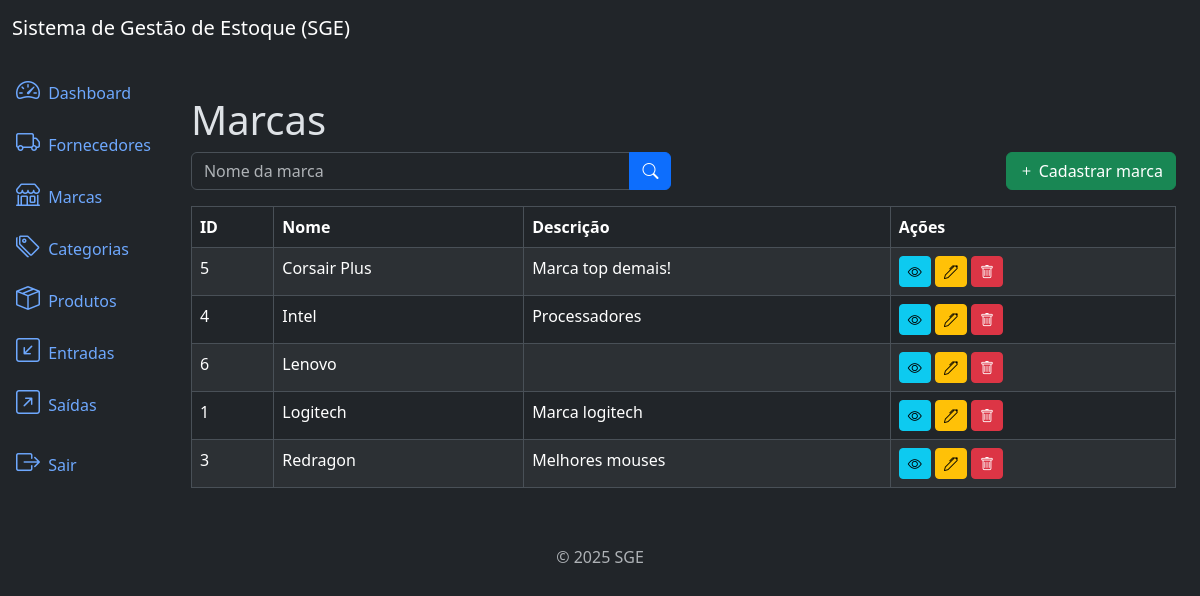
The page /brands/list/ (signed in) on the database as committed earlier.
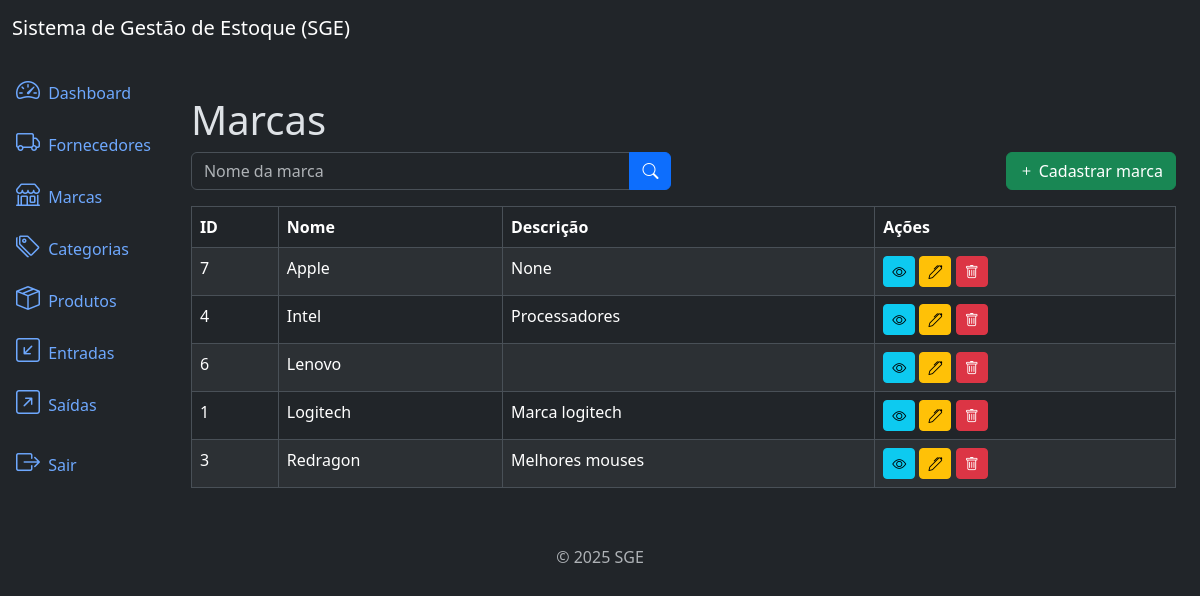
The same page on the database as committed later.
### brands/models.py (models this page shows, shortened)
class Brand(models.Model):
    name = models.CharField(max_length=500)
    description = models.TextField(null=True, blank=True)
    created_at = models.DateTimeField(auto_now_add=True)
    updated_at = models.DateTimeField(auto_now=True)
    class Meta: # Ordena por ordem alfabetica pelo nome
        ordering = ['name']

### brands/views.py (the view)
# urls.py: path('brands/list/', views.BrandListView.as_view(), name='brand_list'),
class BrandListView(LoginRequiredMixin, PermissionRequiredMixin, ListView): # LoginRequiredMixin deve ser o primeiro atributo a ser passado na classe
    model = models.Brand
    template_name = 'brand_list.html'
    context_object_name = 'brands'
    paginate_by = 10 # Define a quantidade de elementos que serão exibidos por página
    permission_required = 'brands.view_brand' # Padrão colocar o nome da app (brands), qual a ação (add, change, delete ou view) e em seguida o nome da model (brand)
    def get_queryset(self): # Método que faz filtros pelo nome da marca
        queryset = super().get_queryset()
        name = self.request.GET.get('name')
        if name:
            queryset = queryset.filter(name__icontains=name)
        return queryset

### brands/templates/brand_list.html (shortened to what this page needs)
{% extends 'base.html' %}
{% block content %}
    <h3 class="display-6">Marcas</h3>
    <div class="row mb-3">
        <div class="col-md-6">
            <form method="get" action="{%  url 'brand_list' %}">
                <div class="input-group">
                    <input type="text" name="name" class="form-control" placeholder="Nome da marca" value="{{ request.GET.name }}">
                    <button type="submit" class="btn btn-primary">
                        <i class="bi bi-search"></i>
                    </button>
                </div>
            </form>
        </div>
        {% if perms.brands.add_brand %}
            <div class="col-md-6">
                <a href="{% url 'brand_create' %}" class="btn btn-success float-end">
                    <i class="bi bi-plus"></i> Cadastrar marca
                </a>
            </div>
        {% endif %}
    </div>
    <div class="table-responsive">
        <table class="table table-striped table-bordered">
            <thead class="thead-dark">
                <tr>
                    <th>ID</th>
                    <th>Nome</th>
                    <th>Descrição</th>
                    <th>Ações</th>
                </tr>
            </thead>
            <tbody>
                {% for brand in brands %}
                    <tr>
                        <td>{{ brand.id }}</td>
                        <td>{{ brand.name }}</td>
                        <td>{{ brand.description }}</td>
                        <td>
                            {% if perms.brands.view_brand %}
                            <a href="{% url 'brand_detail' brand.id %}" class="btn btn-info btn-sm">
                                <i class="bi bi-eye"></i>
                            </a>
                            {% endif %}
                            {% if perms.brands.change_brand %}
                            <a href="{% url 'brand_update' brand.id %}" class="btn btn-warning btn-sm">
                                <i class="bi bi-pen"></i>
                            </a>
                            {% endif %}
                            {% if perms.brands.delete_brand %}
                            <a href="{% url 'brand_delete' brand.id %}" class="btn btn-danger btn-sm">
                                <i class="bi bi-trash"></i>
                            </a>
                            {% endif %}
                        </td>
                    </tr>
                {% endfor %}
            </tbody>
        </table>
    </div>
{% endblock %}

### app/templates/base.html (shortened to what this page needs)
<!DOCTYPE html>
<html lang="pt-br" data-bs-theme="dark">
<head>
    <link href="https://cdn.jsdelivr.net/npm/bootstrap@5.3.3/dist/css/bootstrap.min.css" rel="stylesheet">
    <link rel="stylesheet" href="https://cdn.jsdelivr.net/npm/bootstrap-icons@1.11.3/font/bootstrap-icons.min.css">
</head>
<body>
    {% include 'components/_header.html' %}
    <div class="container-fluid">
        {% if user.is_authenticated %}
            {% include 'components/_sidebar.html' %}
        {% endif %}
        <div class="col py-3">
            <div class="container mt-4">
                <main>
                    {% block content %}{% endblock %}
                </main>
            </div>
        </div>
    </div>
    </div>
    {% include 'components/_footer.html' %}
</body>
</html>

### app/templates/components/_header.html
<nav class="navbar navbar-expand-lg navbar-light bg-dark">
    <div class="container-fluid">
        <a class="navbar-brand text-white" href="#">Sistema de Gestão de Estoque (SGE)</a>
    </div>
</nav>

### app/templates/components/_sidebar.html (shortened to what this page needs)
<div class="row flex-nowrap">
    <div class="col-auto col-md-0 col-xl-0 px-0 bg-dark">
        <div class="d-flex flex-column align-items-center align-items-sm-start px-3 pt-2 text-white">
            <div class="collapse d-sm-block" id="menuCollapse">
                <ul class="nav flex-column align-items-start" id="menu">
                    <li>
                        <a href="{% url 'home' %}" class="nav-link px-0 align-middle">
                            <i class="bi bi-speedometer2 fs-4"></i>
                            <span class="ms-1">Dashboard</span>
                        </a>
                    </li>
                    {% if perms.suppliers.view_supplier %}
                    <li>
                        <a href="{% url 'supplier_list' %}" class="nav-link px-0 align-middle">
                            <i class="bi bi-truck fs-4"></i>
                            <span class="ms-1">Fornecedores</span>
                        </a>
                    </li>
                    {% endif %}
                    {% if perms.brands.view_brand %}
                    <li>
                        <a href="{% url 'brand_list' %}" class="nav-link px-0 align-middle">
                            <i class="bi bi-shop fs-4"></i>
                            <span class="ms-1">Marcas</span>
                        </a>
                    </li>
                    {% endif %}
                    {% if perms.categories.view_category %}
                    <li>
                        <a href="{% url 'category_list' %}" class="nav-link px-0 align-middle">
                            <i class="bi bi-tags fs-4"></i>
                            <span class="ms-1">Categorias</span>
                        </a>
                    </li>
                    {% endif %}
                    {% if perms.products.view_product %}
                    <li>
                        <a href="{%  url 'product_list' %}" class="nav-link px-0 align-middle">
                            <i class="bi bi-box-seam fs-4"></i>
                            <span class="ms-1">Produtos</span>
                        </a>
                    </li>
                    {% endif %}
                    {% if perms.inflows.view_inflow %}
                    <li>
                        <a href="{%  url 'inflow_list' %}" class="nav-link px-0 align-middle">
                            <i class="bi bi-arrow-down-left-square fs-4"></i>
                            <span class="ms-1">Entradas</span>
                        </a>
                    </li>
                    {% endif %}
                    {% if perms.outflows.view_outflow %}
                    <li>
                        <a href="{%  url 'outflow_list' %}" class="nav-link px-0 align-middle">
                            <i class="bi bi-arrow-up-right-square fs-4"></i>
                            <span class="ms-1">Saídas</span>
                        </a>
                    </li>
                    {% endif %}
                    <li class="nav-item">
                        {% if user.is_authenticated %}
                        <form action="{% url 'logout' %}" method="post" id="logout-form"
                            class="nav-link px-0 align-middle">
                            <button type="submit" class="nav-link px-0 align-middle">
                                <i class="bi bi-box-arrow-right fs-4"></i>
                                <span class="ms-1">Sair</span>
                            </button>
                        </form>
                        {% endif %}
                    </li>
                </ul>
            </div>
        </div>
    </div>

### app/templates/components/_footer.html
<footer class="footer mt-auto py-3 text-center">
    <div class="container">
        <span class="text-muted">© 2025 SGE</span>
    </div>
</footer>

Rows that differ between the two databases and show on the page:
removed Brand: id "5", name "Corsair Plus", description "Marca top demais!"
added Brand: id "7", name "Apple", description "None"
